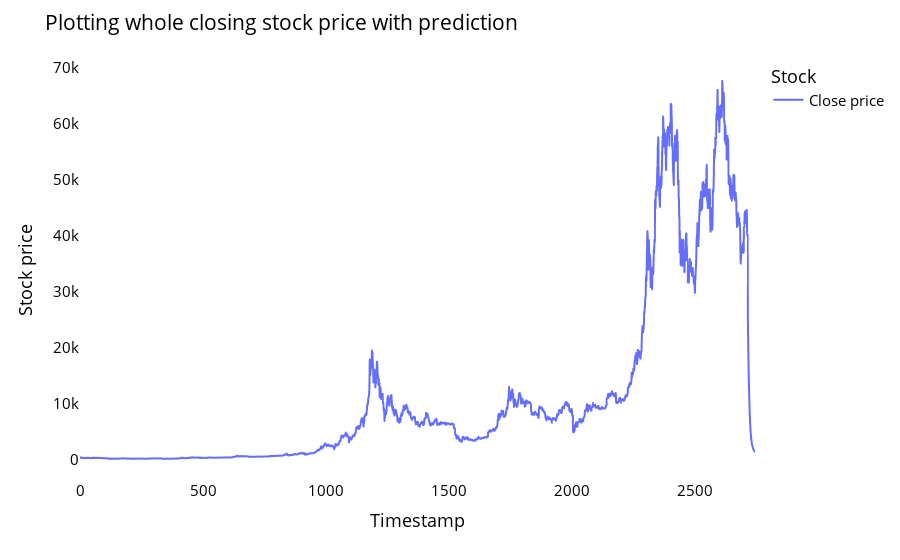

The notebook cell saved with this chart:
### Markdown cell above
- # Plotting entire Closing Stock Price with next 30 days period of prediction

### Code cell
lstmdf=closedf.tolist()
lstmdf.extend((np.array(lst_output).reshape(-1,1)).tolist())
lstmdf=scaler.inverse_transform(lstmdf).reshape(1,-1).tolist()[0]

names = cycle(['Close price'])

fig = px.line(lstmdf,labels={'value': 'Stock price','index': 'Timestamp'})
fig.update_layout(title_text='Plotting whole closing stock price with prediction',
                  plot_bgcolor='white', font_size=15, font_color='black',legend_title_text='Stock')

fig.for_each_trace(lambda t:  t.update(name = next(names)))

fig.update_xaxes(showgrid=False)
fig.update_yaxes(showgrid=False)
fig.show()

### Figure 1 — Plotly figure (JSON) as saved in the notebook; plotly's stock layout.template omitted (floating-point values rounded to 4 significant figures; data arrays with more than 128 entries replaced by an {"elided": "..."} marker saying what was removed)
{"data": [{"hovertemplate": "variable=0<br>Timestamp=%{x}<br>Stock price=%{y}<extra></extra>", "legendgroup": "0", "line": {"color": "#636efa", "dash": "solid"}, "marker": {"symbol": "circle"}, "mode": "lines", "name": "Close price", "showlegend": true, "type": "scattergl", "x": {"elided": "2743 int values"}, "xaxis": "x", "y": {"elided": "2743 float values"}, "yaxis": "y"}], "layout": {"font": {"color": "black", "size": 15}, "legend": {"title": {"text": "Stock"}, "tracegroupgap": 0}, "margin": {"t": 60}, "plot_bgcolor": "white", "title": {"text": "Plotting whole closing stock price with prediction"}, "xaxis": {"anchor": "y", "domain": [0, 1], "showgrid": false, "title": {"text": "Timestamp"}}, "yaxis": {"anchor": "x", "domain": [0, 1], "showgrid": false, "title": {"text": "Stock price"}}}}
